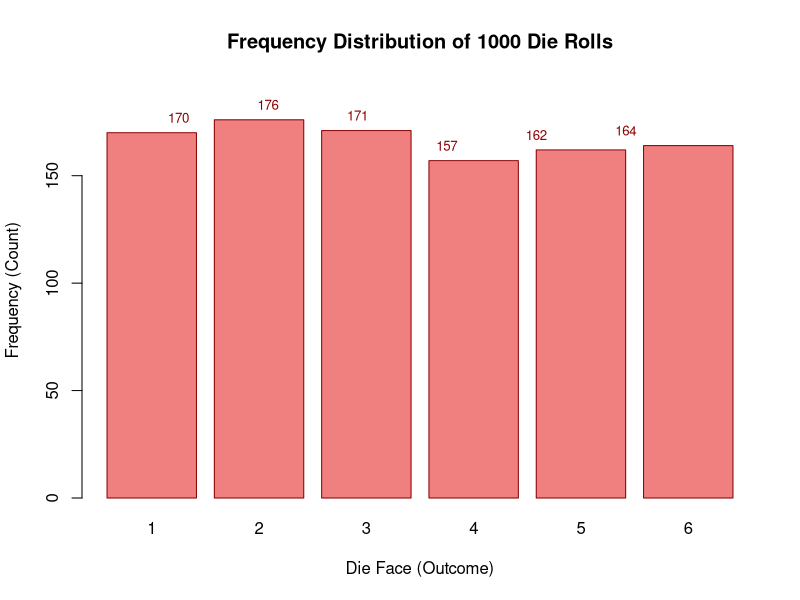
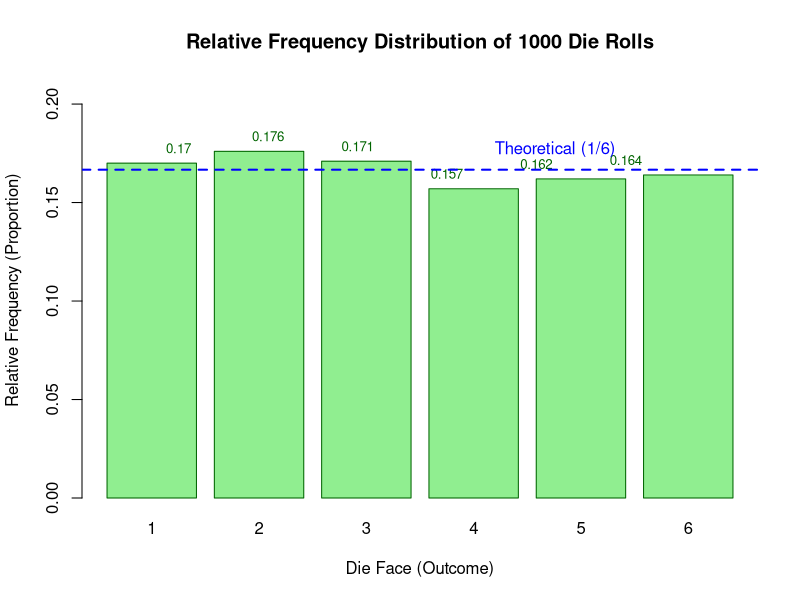

Generate these figures, in order, with R:
# probability_experiment.R
# Die roll frequency distribution
# --- Die Roll Frequency Distribution ---

# 1. Define parameters for the simulation
num_rolls <- 1000 # Number of times to roll the die

# 2. Simulate die rolls
# sample(x, size, replace = TRUE)
# x = the possible outcomes (1 to 6 for a die)
# size = how many times to sample (number of rolls)
# replace = TRUE means we can roll the same number multiple times (which is how a die works)
set.seed(123) # For reproducibility, so you get the same results if you run it again
die_rolls <- sample(1:6, size = num_rolls, replace = TRUE)

# --- 3. Calculate Frequencies ---
# The table() function is perfect for counting the occurrences of each unique value.
# It automatically creates a frequency table.
roll_frequencies <- table(die_rolls)

# To ensure all 6 outcomes (1-6) are always present in the table, even if some
# didn't appear in the simulation (especially with few rolls), we can do this:
# Create a factor with all levels (1-6) and then make a table.
roll_frequencies_complete <- table(factor(die_rolls, levels = 1:6))

print("--- Die Roll Frequencies ---")
print(roll_frequencies_complete)

# Calculate relative frequencies (proportions)
relative_frequencies <- prop.table(roll_frequencies_complete)
print("--- Relative Frequencies (Proportions) ---")
print(round(relative_frequencies, 4)) # Round to 4 decimal places
print("----------------------------")


# --- 4. Visualize the Frequency Distribution (Bar Plot) ---

barplot(roll_frequencies_complete,
        main = paste("Frequency Distribution of", num_rolls, "Die Rolls"), # Plot title
        xlab = "Die Face (Outcome)",                                     # X-axis label
        ylab = "Frequency (Count)",                                      # Y-axis label
        col = "lightcoral",                                              # Bar color
        border = "darkred",                                              # Bar border color
        ylim = c(0, max(roll_frequencies_complete) * 1.1)                # Set y-axis limit with some padding
)

# Add text labels on top of the bars to show exact counts
text(x = seq_along(roll_frequencies_complete),
     y = roll_frequencies_complete,
     labels = roll_frequencies_complete,
     pos = 3, # Position above the bar
     cex = 0.8, # Text size
     col = "darkred"
)

# --- Optional: Visualize Relative Frequencies (Bar Plot) ---
# This shows the proportion of times each face appeared.
barplot(relative_frequencies,
        main = paste("Relative Frequency Distribution of", num_rolls, "Die Rolls"),
        xlab = "Die Face (Outcome)",
        ylab = "Relative Frequency (Proportion)",
        col = "lightgreen",
        border = "darkgreen",
        ylim = c(0, max(relative_frequencies) * 1.2) # Adjusted ylim for proportions
)

# Add text labels on top of the bars for proportions
text(x = seq_along(relative_frequencies),
     y = relative_frequencies,
     labels = round(relative_frequencies, 3), # Round proportions for labels
     pos = 3,
     cex = 0.8,
     col = "darkgreen"
)

# Add a horizontal line for the theoretical probability (1/6)
abline(h = 1/6, col = "blue", lty = 2, lwd = 2)
text(x = 6, y = 1/6 + 0.01, labels = "Theoretical (1/6)", col = "blue", pos = 2)
